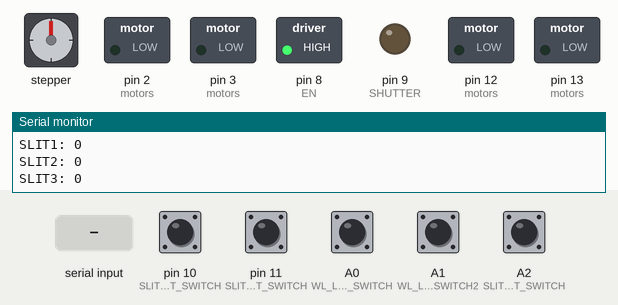
Bench run of a sketch on a simulated Arduino Uno, built with avr-gcc and run on an emulated ATmega328P. Shown: stepper motor, switched loads named in the sketch (green lamp = pin HIGH), output pins drawn as LEDs (lit = HIGH), the last lines printed to the serial monitor. Wiring (inferred from the names in the program): stepper motor (200 steps per turn assumed): coils pin 4, pin 5, pin 6, pin 7. Inputs (shaded band) come from the test bench; at power-on: A0 (WL_LIMIT_SWITCH), A1 (WL_LIMIT_SWITCH2), A2 (SLIT3_LIMIT_SWITCH), pin 10 (SLIT2_LIMIT_SWITCH), pin 11 (SLIT1_LIMIT_SWITCH) HIGH. Pins used as bus, display or sensor lines are not drawn.

Above: at 1.2 s.
1.3 s: "INIT\n" received over Serial
At 5.7 s:
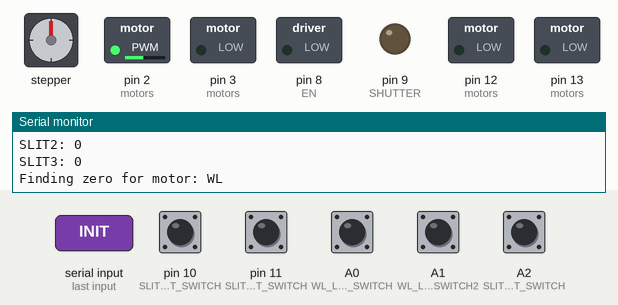
6.6 s: A0 (WL_LIMIT_SWITCH) pulled LOW for 0.15 s
At 7.9 s:
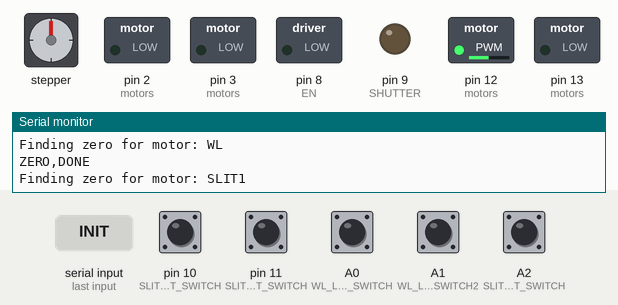
8.2 s: pin 11 (SLIT1_LIMIT_SWITCH) pulled LOW for 0.15 s
At 8.6 s:
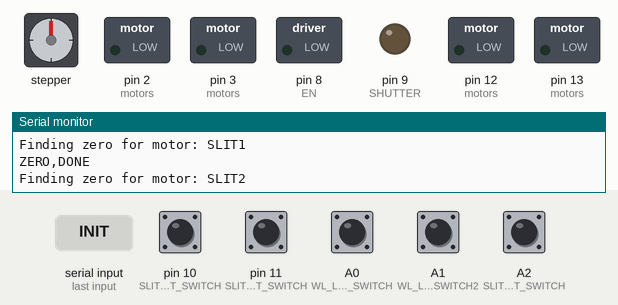
9.8 s: pin 10 (SLIT2_LIMIT_SWITCH) pulled LOW for 0.15 s
At 11.0 s:
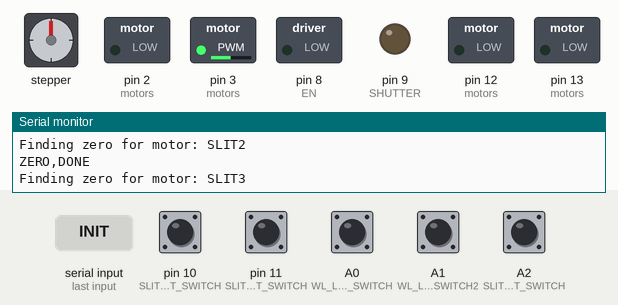
11.4 s: A2 (SLIT3_LIMIT_SWITCH) pulled LOW for 0.15 s
At 12.2 s:
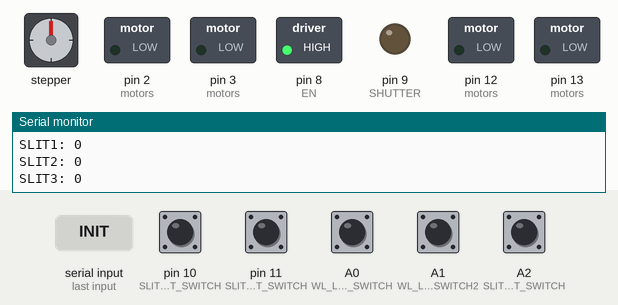
Timing chart, 0 to 14.4 s (numbered marks = the images above; inputs shaded):
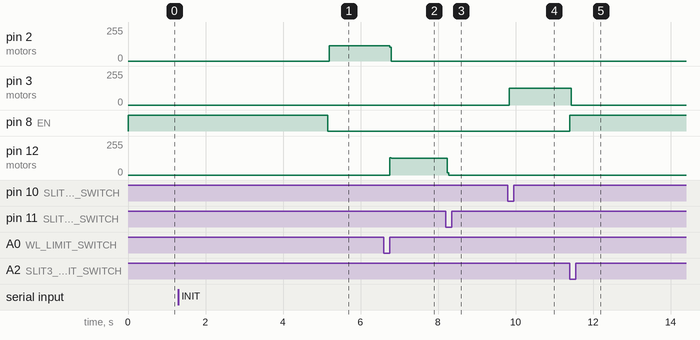

The sketch:

main.ino
```cpp
#include <Arduino.h>
#include "configB1.h"

long motorSteps[NUM_MOTORS] = {0}; // One entry per motor, initialized to 0
bool dev_mod = true; // Set to true for development mode to print limit switch states

// Find motor index by name
int findMotorIndexByName(const String& name) {
  for (int i = 0; i < NUM_MOTORS; i++) {
    if (motors[i].name == name) return i;
  }
  return -1;
}

bool findZero(int motorIndex) {
    unsigned long start = millis();
    Serial.print("Finding zero for motor: ");
    Serial.println(motors[motorIndex].name);
    // Check if the limit switch is already triggered
    digitalWrite(EN, LOW); // Enable driver
    if (digitalRead(motors[motorIndex].limitSwitchPin) == motors[motorIndex].zeroPinState) {
        while (digitalRead(motors[motorIndex].limitSwitchPin) == motors[motorIndex].zeroPinState) {
          if (millis() - start > ZERO_TIMEOUT_MS) {
            digitalWrite(EN, HIGH);
            Serial.println("ERROR,TIMEOUT");
            return false;
          }
          digitalWrite(motors[motorIndex].dirPin, motors[motorIndex].zeroDirection ? LOW : HIGH);
          digitalWrite(motors[motorIndex].stepPin, HIGH);
          delayMicroseconds(motors[motorIndex].slow_stepSpeed);
          digitalWrite(motors[motorIndex].stepPin, LOW);
          delayMicroseconds(motors[motorIndex].slow_stepSpeed);
        }
    }
    while (digitalRead(motors[motorIndex].limitSwitchPin) != motors[motorIndex].zeroPinState) {
      if (millis() - start > ZERO_TIMEOUT_MS) {
          digitalWrite(EN, HIGH);
          Serial.println("ERROR,TIMEOUT");
          return false;
      }
      digitalWrite(motors[motorIndex].dirPin, motors[motorIndex].zeroDirection ? HIGH : LOW);
      digitalWrite(motors[motorIndex].stepPin, HIGH);
      delayMicroseconds(motors[motorIndex].slow_stepSpeed);
      digitalWrite(motors[motorIndex].stepPin, LOW);
      delayMicroseconds(motors[motorIndex].slow_stepSpeed);
    }
    digitalWrite(EN, HIGH);  // disable driver
    motorSteps[motorIndex] = 0; // Reset the step count for this motor
    Serial.println("ZERO,DONE");
    return true;
}

void moveStepper(int motorIndex, long steps, bool direction, bool speed = SLOW) {
    // This function should implement the logic to move the stepper motor
    // For now, it just prints the action
    digitalWrite(EN, LOW); // Enable the stepper driver
    Serial.print("Moving motor ");
    Serial.print(motors[motorIndex].name);
    Serial.print(" ");
    Serial.print(steps);
    Serial.print(" steps ");
    Serial.println(direction ? "forward" : "backward");
    motorSteps[motorIndex] += (direction ? steps : -steps); // Update the step count

    digitalWrite(motors[motorIndex].dirPin, direction ^ motors[motorIndex].zeroDirection ? HIGH : LOW);
    for (int i = 0; i < steps; i++) {
        digitalWrite(motors[motorIndex].stepPin, HIGH);
        delayMicroseconds(speed == SLOW ? motors[motorIndex].slow_stepSpeed : motors[motorIndex].fast_stepSpeed);
        digitalWrite(motors[motorIndex].stepPin, LOW);
        delayMicroseconds(speed == SLOW ? motors[motorIndex].slow_stepSpeed : motors[motorIndex].fast_stepSpeed);
    }
    digitalWrite(EN, HIGH); // HIGH to Deactivate the stepper drivers
    Serial.print("Limit switch state for ");
    Serial.print(motors[motorIndex].name);
    Serial.print(": ");
    Serial.println(digitalRead(motors[motorIndex].limitSwitchPin));

    Serial.print("Current position of ");
    Serial.print(motors[motorIndex].name);
    Serial.print(": ");
    Serial.println(motorSteps[motorIndex]);
}

void setup() {
  Serial.begin(9600);

  pinMode(EN, OUTPUT); // Enable pin for all stepper outputs
  digitalWrite(EN, HIGH); // HIGH to Deactivate the stepper drivers
  for (int i = 0; i < NUM_MOTORS; i++) {
    pinMode(motors[i].dirPin, OUTPUT);
    pinMode(motors[i].stepPin, OUTPUT);
    pinMode(motors[i].limitSwitchPin, INPUT_PULLUP); // Set limit switch pins to INPUT_PULLUP
  }

  pinMode(WL_LIMIT_SWITCH2, INPUT_PULLUP); // Second wavelength limit switch (not used in this code)
  pinMode(SHUTTER, OUTPUT);
  Serial.println("Monochromator Control Initialized");
}

// Split a line into up to N comma-separated tokens
int splitTokens(const String &line, String tokens[], int maxTokens) {
  int start = 0, count = 0;
  int len = static_cast<int>(line.length());
  for (int i = 0; i <= len && count < maxTokens; ++i) {
    if (i == len || line[i] == ',') {
      tokens[count++] = line.substring(start, i);
      start = i + 1;
    }
  }
  return count;
}


void handleCommand(const String &raw) {
  String line = raw;
  line.trim();                    // strip \r\n and spaces
  if (line.length() == 0) return;
  bool highSpeed = false;

  const int MAX_TOKENS = 4;
  String tok[MAX_TOKENS];
  int n = splitTokens(line, tok, MAX_TOKENS);

  if (tok[0] == "INIT" && n == 1) {
    for (int i = 0; i < NUM_MOTORS; i++) {
      if (!findZero(i)) {
        Serial.println("INIT,FAILED");
        return;
      }
    }
    Serial.println("INIT,DONE");
    return;
  }

  if (tok[0] == "ZERO" && n == 2) {
    int idx = findMotorIndexByName(tok[1]);
    if (idx < 0) {
      Serial.println("ERROR,UNKNOWN_MOTOR");
      return;
    }
    findZero(idx);
    return;
  }

  if (tok[0] == "SPEED" && n == 2) {
    highSpeed = (tok[1] == "HIGH");
    Serial.print("ACTIVATED,");
    Serial.println(highSpeed ? "HIGH SPEED" : "LOW SPEED");
    return;
  }

  if (tok[0] == "MOVE" && n == 4) {
    int idx   = findMotorIndexByName(tok[1]);
    long steps = tok[2].toInt();
    bool dir  = tok[3].toInt();
    if (idx < 0) {
      Serial.println("ERROR,UNKNOWN_MOTOR");
      return;
    }
    moveStepper(idx, steps, dir, highSpeed);
    Serial.println("MOVE,DONE");
    return;
  }

  if (tok[0] == "SHUTTER" && n == 2) {
    if (tok[1] == "OPEN") {
      digitalWrite(SHUTTER, HIGH);
      Serial.println("SHUTTER,OPENED");
    } else if (tok[1] == "CLOSE") {
      digitalWrite(SHUTTER, LOW);
      Serial.println("SHUTTER,CLOSED");
    } else {
      Serial.println("ERROR,UNKNOWN_CMD");
    }
    return;
  }

  Serial.println("ERROR,UNKNOWN_CMD");
  Serial.print("Received on arduino: ");
  Serial.println(line);
}

void loop() {
  if (Serial.available() > 0) {
    String line = Serial.readStringUntil('\n');
    handleCommand(line);
  }
  delay(50);

  if (dev_mod){
    Serial.println("Development Mode: Printing Limit Switch States");
    Serial.print("WL1:");
    Serial.println(digitalRead(WL_LIMIT_SWITCH));
    Serial.print("WL2:");
    Serial.println(digitalRead(WL_LIMIT_SWITCH2));

    Serial.print("SLIT1:");
    Serial.println(digitalRead(SLIT1_LIMIT_SWITCH));
    Serial.print("SLIT2:");
    Serial.println(digitalRead(SLIT2_LIMIT_SWITCH));
    Serial.print("SLIT3:");
    Serial.println(digitalRead(SLIT3_LIMIT_SWITCH));

    Serial.println("Development Mode: Position of Motors");
    for (int i = 0; i < NUM_MOTORS; i++) {
      Serial.print(motors[i].name);
      Serial.print(": ");
      Serial.println(motorSteps[i]);
    }
    delay(5000);
  }
}
```

configB1.h
```cpp
#include <Arduino.h>

#define EN 8 /* Enable pin for all stepper outputs */

#define WL_DIR 5 /* Direction pin for Wavelength */
#define WL_STEP 2 /* Step pin for Wavelength */
#define WL_LIMIT_SWITCH A0 /* Limit switch pin for Wavelength RESET ABORT*/
#define WL_LIMIT_SWITCH2 A1 /* Limit switch pin for Wavelength FEED HOLD*/

#define SLIT1_DIR 13 /* Light occluder pin */
#define SLIT1_STEP 12 /* Step pin for Light occluder */
#define SLIT1_LIMIT_SWITCH 11 /* Limit switch pin for Light occluder END STOPS Z*/

#define SLIT2_DIR 7 /* Light occluder pin */
#define SLIT2_STEP 4 /* Step pin for Light occluder */
#define SLIT2_LIMIT_SWITCH 10 /* Limit switch pin for Light occluder END STOPS Y */

#define SLIT3_DIR 6 /* Light occluder pin */
#define SLIT3_STEP 3 /* Step pin for Light occluder */
#define SLIT3_LIMIT_SWITCH A2 /* Limit switch pin for Light occluder RESUME */

#define SHUTTER 9 /* Shutter pin END STOPS X */

#define SLOW true // Flag to indicate if the stepper should move slowly
#define FAST false // Flag to indicate if the stepper should move fast
#define ZERO_TIMEOUT_MS 20000 // Timeout for zeroing the motor in milliseconds

struct StepperMotor {
    int dirPin;
    int stepPin;
    int limitSwitchPin;
    String name; // Name of the motor for debugging purposes
    int slow_stepSpeed = 50; // Default slow step speed in microseconds
    int fast_stepSpeed = 25; // Default step speed in microseconds
    bool zeroDirection = LOW; // Default zero direction
    bool zeroPinState = LOW; // Default state of the limit switch when zeroed

    // 1. Only pins and name
    StepperMotor(int dir, int step, int limit, String motorName)
        : dirPin(dir), stepPin(step), limitSwitchPin(limit), name(motorName) {}

    // 2. Everything
    StepperMotor(int dir, int step, int limit, String motorName, int slowSpeed, int fastSpeed, bool zeroDirection, bool zeroPinState)
        : dirPin(dir), stepPin(step), limitSwitchPin(limit), name(motorName), slow_stepSpeed(slowSpeed), fast_stepSpeed(fastSpeed), zeroDirection(zeroDirection), zeroPinState(zeroPinState) {}

    StepperMotor() = default;
};

// Create an array of motors
StepperMotor motors[] = {
    {WL_DIR, WL_STEP, WL_LIMIT_SWITCH, "WL", 50, 25, HIGH, HIGH},
    {SLIT1_DIR, SLIT1_STEP, SLIT1_LIMIT_SWITCH, "SLIT1", 200, 150, LOW, LOW},
    {SLIT2_DIR, SLIT2_STEP, SLIT2_LIMIT_SWITCH, "SLIT2", 200, 150, LOW, LOW},
    {SLIT3_DIR, SLIT3_STEP, SLIT3_LIMIT_SWITCH, "SLIT3", 200, 150, LOW, LOW}
};

const int NUM_MOTORS = sizeof(motors) / sizeof(motors[0]);
```

Measured:
- after the input at 1.3 s, pin 2 (motors): 0/255 → 116/255 after 3.9 s; pin 8 (EN): HIGH → LOW after 3.9 s
- after the input at 6.6 s, pin 2 (motors): 116/255 → 0/255 after 0.15 s; pin 12 (motors): 0/255 → 124/255 after 0.15 s
- after the input at 8.2 s, pin 12 (motors): 124/255 → 0/255 at once
- after the input at 9.8 s, pin 3 (motors): 0/255 → 125/255 at once
- after the input at 11.4 s, pin 3 (motors): 125/255 → 0/255 at once; pin 8 (EN): LOW → HIGH at once
